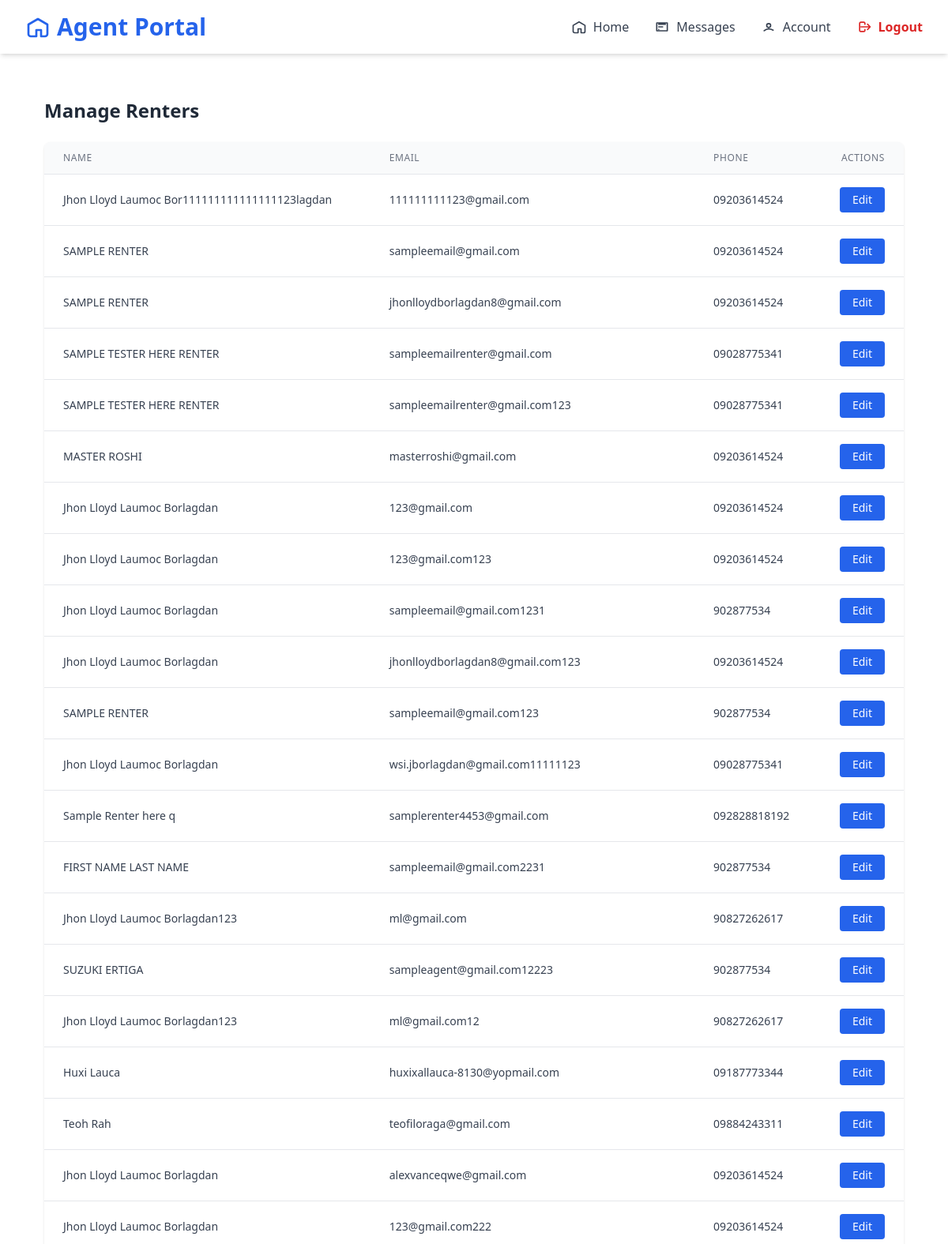
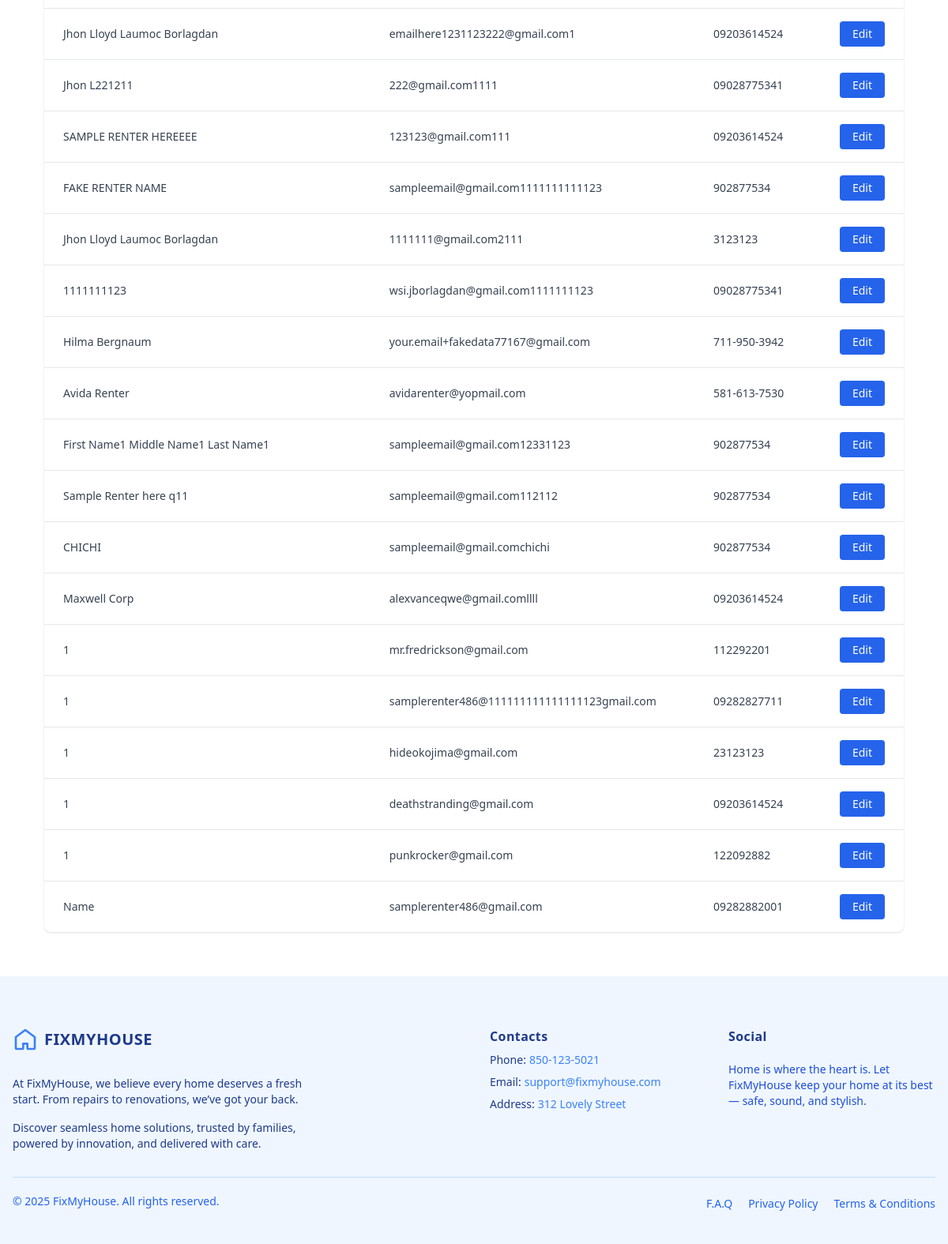
The page /agent/renters/ (signed in) on the database its author committed (2 pictures, top to bottom).
### renter/models/renter.py (models this page shows, shortened)
class Renter(models.Model):
    user = models.OneToOneField(User, on_delete=models.CASCADE,null=True)
    name = models.CharField(max_length=255)
    email = models.EmailField(unique=True)
    phone = models.CharField(max_length=20)
    password = models.CharField(max_length=128)  # store hashed password (later)
    gender = models.CharField(max_length=10, blank=True, null=True)
    date_of_birth = models.DateField(blank=True, null=True)
    company_name = models.CharField(max_length=255, blank=True, null=True)
    contact_person = models.CharField(max_length=255, blank=True, null=True)
    contact_person_email = models.EmailField(blank=True, null=True)
    contact_phone = models.CharField(max_length=20, blank=True, null=True)
    state = models.CharField(max_length=100, blank=True, null=True)
    city = models.CharField(max_length=100, blank=True, null=True)
    zip_code = models.CharField(max_length=20, blank=True, null=True)
    company_address_line1 = models.CharField(max_length=255, blank=True, null=True)
    company_address_line2 = models.CharField(max_length=255, blank=True, null=True)
    company_postal_code = models.CharField(max_length=20, blank=True, null=True)
    upload_option = models.CharField(max_length=50, blank=True, null=True)  # 'manual' or 'report'
    property_image = models.ImageField(upload_to='property_images/', blank=True, null=True)
    floor_count = models.PositiveIntegerField(blank=True, null=True)
    room_count = models.PositiveIntegerField(blank=True, null=True)
    rooms = models.JSONField(blank=True, null=True)  # example: [{"type": "Bedroom"}, {"type": "Kitchen"}]
    address_line1 = models.CharField(max_length=255, blank=True, null=True)
    address_line2 = models.CharField(max_length=255, blank=True, null=True)
    house_state = models.CharField(max_length=100, blank=True, null=True)
    house_city = models.CharField(max_length=100, blank=True, null=True)
    house_zip = models.CharField(max_length=20, blank=True, null=True)

### agent/views.py (the view)
# urls.py: path('renters/', views.RenterListView.as_view(), name='manage_renters'),
@method_decorator(login_required, name='dispatch')
class RenterListView(ListView):
    model = Renter
    template_name = 'components/home/manageRenters.html'  # you’ll create this
    context_object_name = 'renters'

### agent/templates/components/home/manageRenters.html (shortened to what this page needs)
{% extends "baseAgent.html" %}
{% load widget_tweaks %}
{% block content %}
{% include 'components/home/navigatorBaseAgent.html' %}
<div class="max-w-7xl px-4 sm:px-6 lg:px-8 py-8 m-6">
    <h2 class="text-2xl font-bold text-gray-800 mb-6">Manage Renters</h2>
    <div class="overflow-x-auto bg-white shadow rounded-lg">
        <table class="min-w-full divide-y divide-gray-200">
            <thead class="bg-gray-50">
                <tr>
                    <th scope="col" class="px-6 py-3 text-left text-xs font-medium text-gray-500 uppercase tracking-wider">Name</th>
                    <th scope="col" class="px-6 py-3 text-left text-xs font-medium text-gray-500 uppercase tracking-wider">Email</th>
                    <th scope="col" class="px-6 py-3 text-left text-xs font-medium text-gray-500 uppercase tracking-wider">Phone</th>
                    <th scope="col" class="px-6 py-3 text-right text-xs font-medium text-gray-500 uppercase tracking-wider">Actions</th>
                </tr>
            </thead>
            <tbody class="divide-y divide-gray-200 text-sm text-gray-700">
                {% for renter in renters %}
                <tr class="hover:bg-gray-50 transition duration-150">
                    <td class="px-6 py-4 whitespace-nowrap">{{ renter.name }}</td>
                    <td class="px-6 py-4 whitespace-nowrap">{{ renter.email }}</td>
                    <td class="px-6 py-4 whitespace-nowrap">{{ renter.phone }}</td>
                    <td class="px-6 py-4 whitespace-nowrap text-right">
                        <a href="{% url 'edit_renter' renter.id %}"
                            class="inline-flex items-center px-4 py-1.5 text-sm font-medium text-white bg-blue-600 rounded hover:bg-blue-700 focus:outline-none">
                            Edit
                        </a>
                    </td>
                </tr>
                {% empty %}
                <tr>
                    <td colspan="4" class="px-6 py-4 text-center text-gray-500">No renters found.</td>
                </tr>
                {% endfor %}
            </tbody>
        </table>
    </div>
</div>
{% include 'components/footerAgent.html' %}
{% endblock %}

### rows shown on the page
Renter: name "Jhon Lloyd Laumoc Bor111111111111111123lagdan", email "111111111123@gmail.com", phone "09203614524"
Renter: name "SAMPLE RENTER", email "sampleemail@gmail.com", phone "09203614524"
Renter: name "SAMPLE RENTER", email "jhonlloydborlagdan8@gmail.com", phone "09203614524"
Renter: name "SAMPLE TESTER HERE RENTER", email "sampleemailrenter@gmail.com", phone "09028775341"
Renter: name "SAMPLE TESTER HERE RENTER", email "sampleemailrenter@gmail.com123", phone "09028775341"
Renter: name "MASTER ROSHI", email "masterroshi@gmail.com", phone "09203614524"
Renter: name "Jhon Lloyd Laumoc Borlagdan", email "123@gmail.com", phone "09203614524"
Renter: name "Jhon Lloyd Laumoc Borlagdan", email "123@gmail.com123", phone "09203614524"
Renter: name "Jhon Lloyd Laumoc Borlagdan", email "sampleemail@gmail.com1231", phone "902877534"
Renter: name "Jhon Lloyd Laumoc Borlagdan", email "jhonlloydborlagdan8@gmail.com123", phone "09203614524"
Renter: name "SAMPLE RENTER", email "sampleemail@gmail.com123", phone "902877534"
Renter: name "Jhon Lloyd Laumoc Borlagdan", email "wsi.jborlagdan@gmail.com11111123", phone "09028775341"
Renter: name "Sample Renter here q", email "samplerenter4453@gmail.com", phone "092828818192"
Renter: name "FIRST NAME LAST NAME", email "sampleemail@gmail.com2231", phone "902877534"
Renter: name "Jhon Lloyd Laumoc Borlagdan123", email "ml@gmail.com", phone "90827262617"
Renter: name "SUZUKI ERTIGA", email "sampleagent@gmail.com12223", phone "902877534"
Renter: name "Jhon Lloyd Laumoc Borlagdan123", email "ml@gmail.com12", phone "90827262617"
Renter: name "Huxi Lauca", email "huxixallauca-8130@yopmail.com", phone "09187773344"
Renter: name "Teoh Rah", email "teofiloraga@gmail.com", phone "09884243311"
Renter: name "Jhon Lloyd Laumoc Borlagdan", email "alexvanceqwe@gmail.com", phone "09203614524"
Renter: name "Jhon Lloyd Laumoc Borlagdan", email "123@gmail.com222", phone "09203614524"
Renter: name "Jhon Lloyd Laumoc Borlagdan", email "emailhere1231123222@gmail.com1", phone "09203614524"
Renter: name "Jhon L221211", email "222@gmail.com1111", phone "09028775341"
Renter: name "SAMPLE RENTER HEREEEE", email "123123@gmail.com111", phone "09203614524"
Renter: name "FAKE RENTER NAME", email "sampleemail@gmail.com1111111111123", phone "902877534"
Renter: name "Jhon Lloyd Laumoc Borlagdan", email "1111111@gmail.com2111", phone "3123123"
Renter: name "1111111123", email "wsi.jborlagdan@gmail.com1111111123", phone "09028775341"
Renter: name "Hilma Bergnaum", email "your.email+fakedata77167@gmail.com", phone "711-950-3942"
Renter: name "Avida Renter", email "avidarenter@yopmail.com", phone "581-613-7530"
Renter: name "First Name1 Middle Name1 Last Name1", email "sampleemail@gmail.com12331123", phone "902877534"
Renter: name "Sample Renter here q11", email "sampleemail@gmail.com112112", phone "902877534"
Renter: name "CHICHI", email "sampleemail@gmail.comchichi", phone "902877534"
Renter: name "Maxwell Corp", email "alexvanceqwe@gmail.comllll", phone "09203614524"
Renter: name "1", email "mr.fredrickson@gmail.com", phone "112292201"
Renter: name "1", email "samplerenter486@111111111111111123gmail.com", phone "09282827711"
Renter: name "1", email "hideokojima@gmail.com", phone "23123123"
Renter: name "1", email "deathstranding@gmail.com", phone "09203614524"
Renter: name "1", email "punkrocker@gmail.com", phone "122092882"
Renter: name "Name", email "samplerenter486@gmail.com", phone "09282882001"
